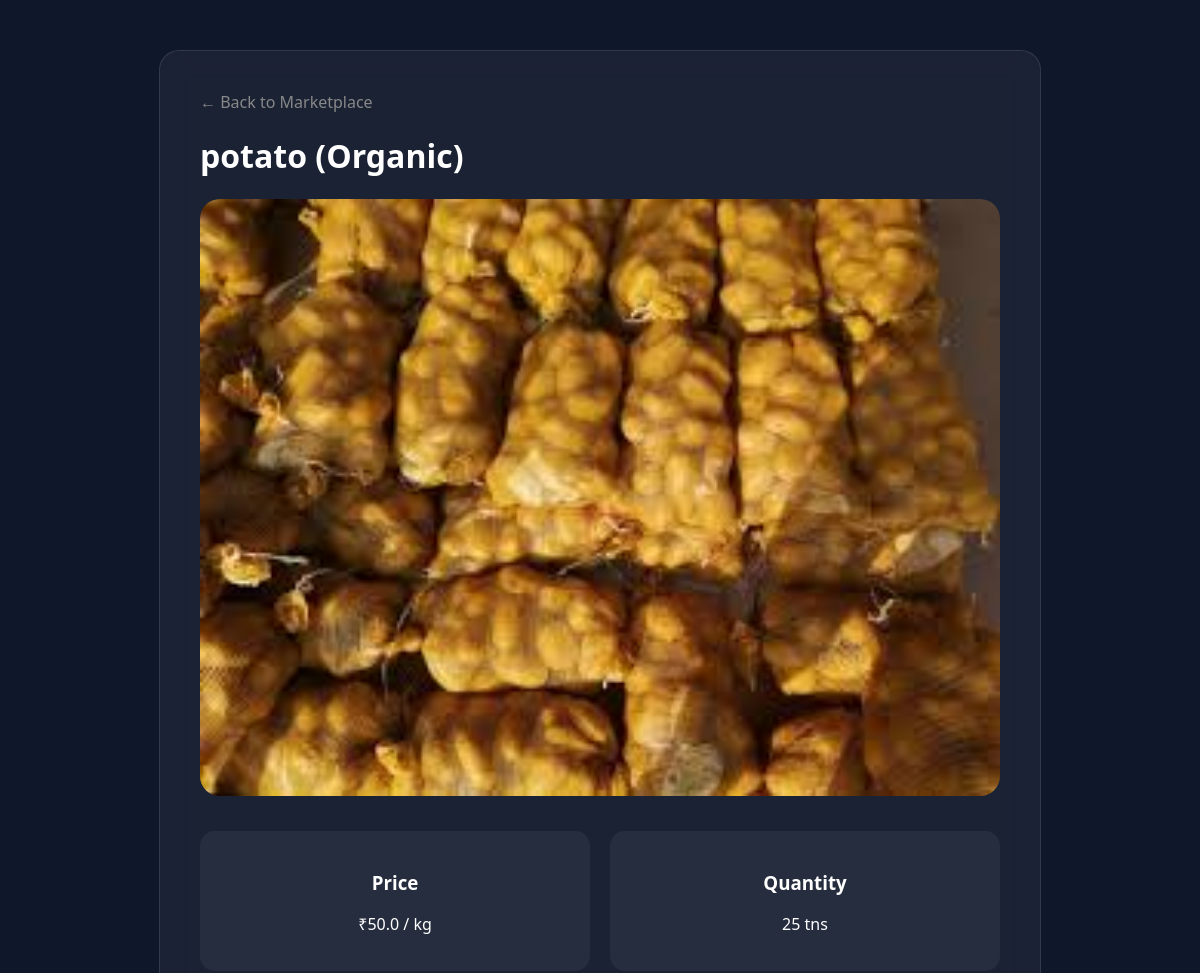
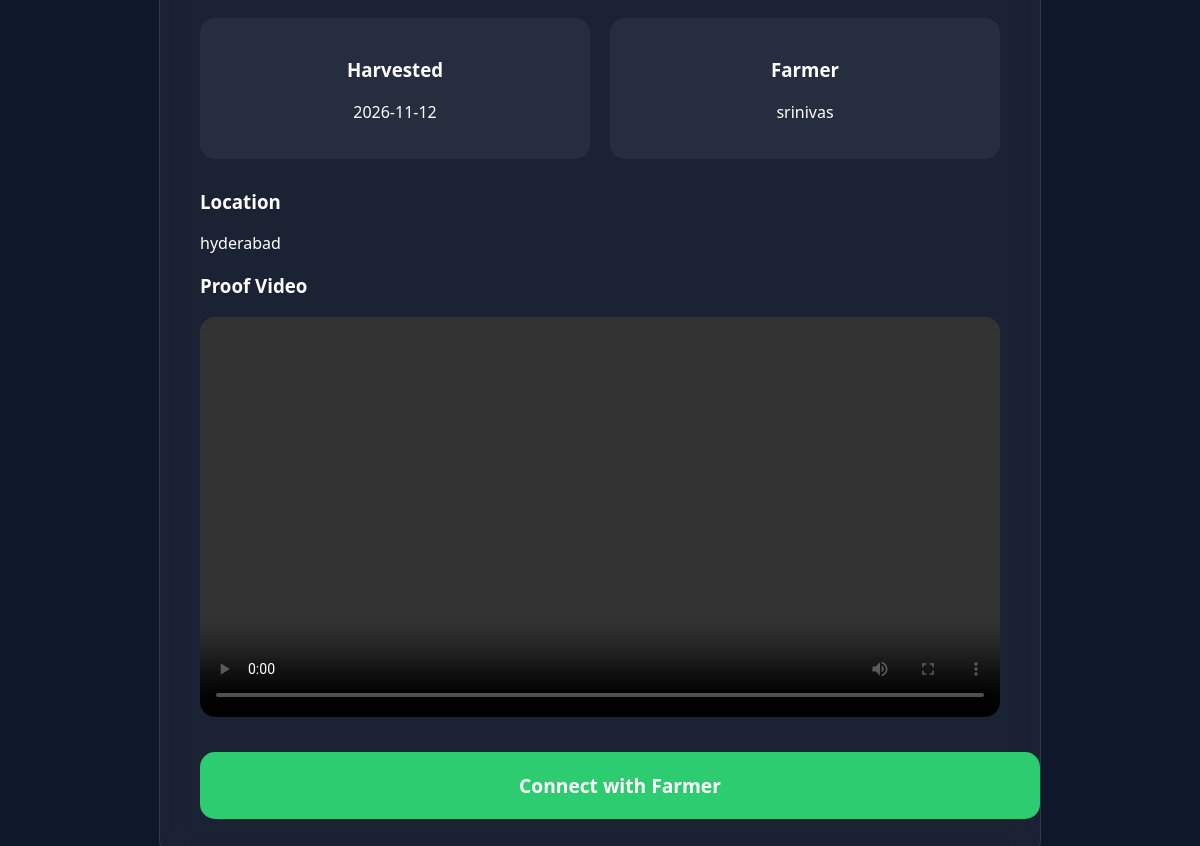
The page /crop_details/4 on the database its author committed (2 pictures, top to bottom).
### tables this page shows
CREATE TABLE crops(
        id INTEGER PRIMARY KEY AUTOINCREMENT,
        farmer_name TEXT, crop_name TEXT, quantity TEXT,
        price REAL, location TEXT, crop_type TEXT,
        harvest_date TEXT, image_url TEXT, video_url TEXT
    );

### app.py (the view)
@app.route("/crop_details/<int:crop_id>")
def crop_details(crop_id):
    conn = get_db_connection()
    crop = conn.execute("SELECT * FROM crops WHERE id=?", (crop_id,)).fetchone()
    conn.close()
    if crop:
        return render_template("crop_details.html", crop=crop)
    return "Crop not found", 404

### app.py (called while the page is built)
def get_db_connection():
    conn = sqlite3.connect("farmers.db")
    conn.row_factory = sqlite3.Row  # This allows accessing columns by name
    return conn

### templates/crop_details.html (shortened to what this page needs)
<!DOCTYPE html>
<html lang="en">
<head>
</head>
<body>
    <div class="glass-card">
        <a href="/marketplace" style="color: #888; text-decoration: none;">← Back to Marketplace</a>
        <h1>{{ crop[2] }} ({{ crop[6] }})</h1>
        <img src="{{ url_for('static', filename='uploads/' + crop[8]) }}" class="main-img" onerror="this.src='https://via.placeholder.com/800x400?text=Product+Image'">
        <div class="info-grid">
            <div class="info-item"><h3>Price</h3><p>₹{{ crop[4] }} / kg</p></div>
            <div class="info-item"><h3>Quantity</h3><p>{{ crop[3] }}</p></div>
            <div class="info-item"><h3>Harvested</h3><p>{{ crop[7] }}</p></div>
            <div class="info-item"><h3>Farmer</h3><p>{{ crop[1] }}</p></div>
        </div>
        <h3>Location</h3>
        <p>{{ crop[5] }}</p>
        {% if crop[9] %}
        <h3>Proof Video</h3>
        <video width="100%" controls style="border-radius: 15px; margin-bottom: 30px;">
            <source src="{{ url_for('static', filename='uploads/' + crop[9]) }}" type="video/mp4">
        </video>
        {% endif %}
        <a href="/connect_with_farmer/{{ crop[0] }}"
           class="btn-buy"
           onclick="alert('Farmer notified! Moving to secure delivery dashboard...')">
           Connect with Farmer
        </a>
    </div>
</body>
</html>

### templates/crop_details.html (style rules this page uses)
:root { --primary: #2ecc71; --bg: #0f172a; }
body { background: var(--bg); font-family: 'Segoe UI', sans-serif; color: white; display: flex; justify-content: center; padding: 50px; margin: 0; }
.glass-card { background: rgba(255, 255, 255, 0.05); backdrop-filter: blur(15px); border: 1px solid rgba(255, 255, 255, 0.1); border-radius: 20px; padding: 40px; max-width: 800px; width: 100%; }
.main-img { width: 100%; border-radius: 20px; margin-bottom: 30px; }
.info-grid { display: grid; grid-template-columns: 1fr 1fr; gap: 20px; margin-bottom: 30px; }
.info-item { background: rgba(255,255,255,0.05); padding: 20px; border-radius: 15px; text-align: center; }
.btn-buy { display: block; background: var(--primary); color: white; text-decoration: none; padding: 20px; border-radius: 15px; width: 100%; font-size: 1.2rem; font-weight: bold; cursor: pointer; text-align: center; border: none; transition: 0.3s; }

### rows shown on the page
crops: crop_name "potato", crop_type "Organic", image_url (picture), price "50.0", quantity "25 tns", harvest_date "2026-11-12", farmer_name "srinivas", location "hyderabad"
